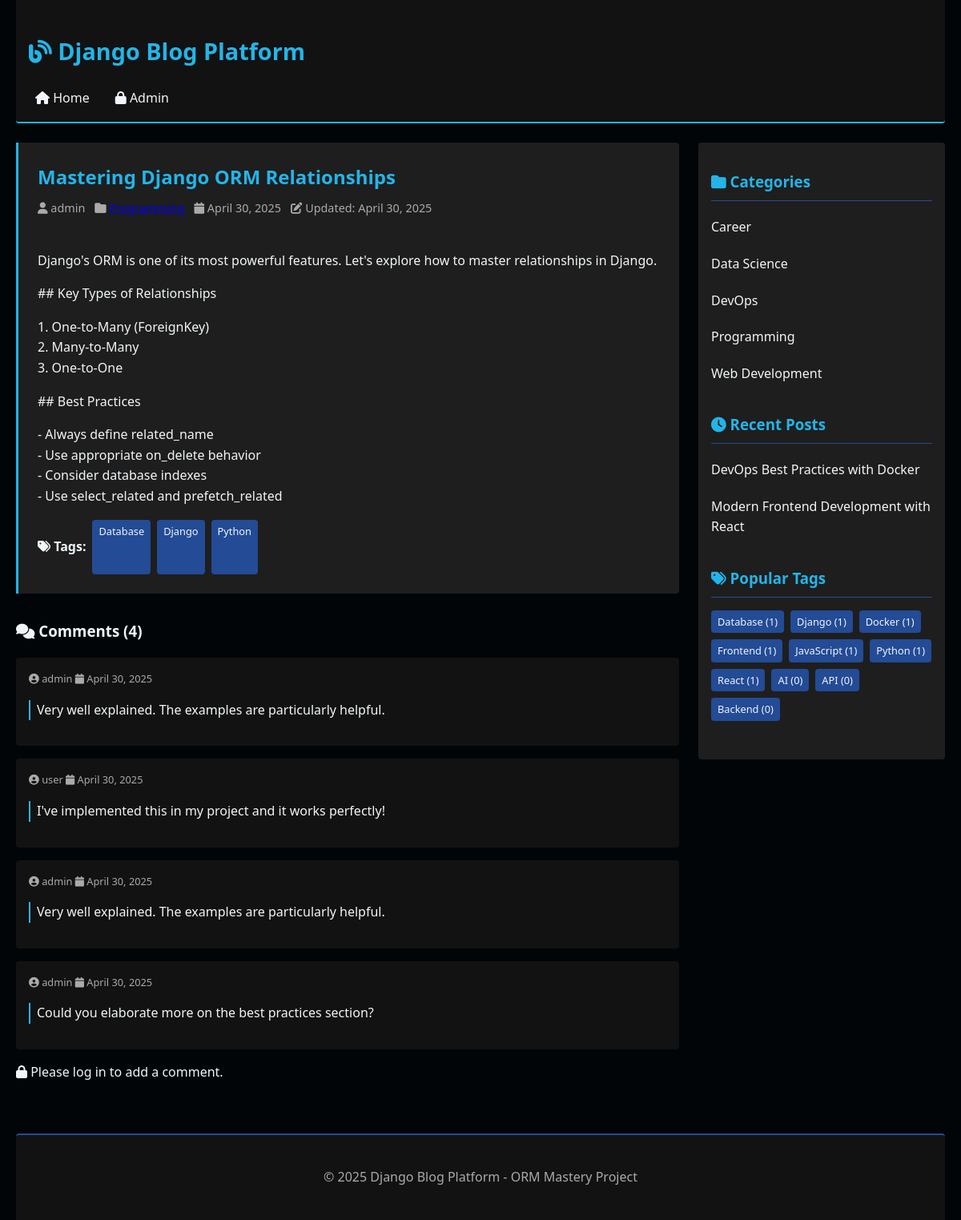
Page /post/mastering-django-orm-relationships/ on the earlier database version.
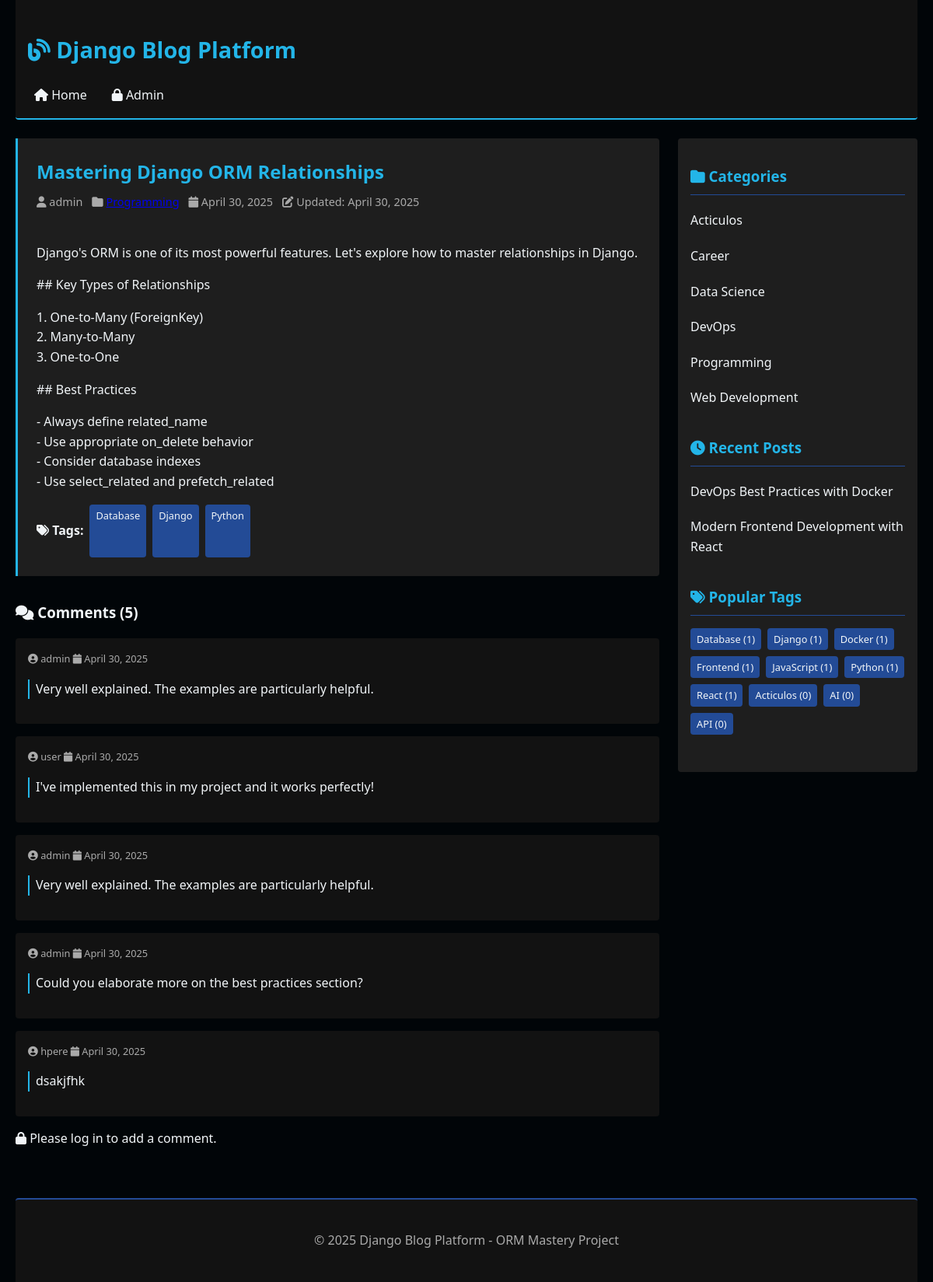
Same page on the later database version.
### blog/models.py (models this page shows, shortened)
class Post(models.Model):
    STATUS_CHOICES = (
        ('draft', 'Draft'),
        ('published', 'Published'),
    )
    title = models.CharField(max_length=200)
    slug = models.SlugField(unique=True, max_length=200)
    content = models.TextField()
    featured_image = models.ImageField(upload_to='posts/', blank=True)
    created_at = models.DateTimeField(auto_now_add=True)
    updated_at = models.DateTimeField(auto_now=True)
    published_at = models.DateTimeField(null=True, blank=True)
    status = models.CharField(max_length=10, choices=STATUS_CHOICES, default='draft')
    author = models.ForeignKey(User, on_delete=models.CASCADE, related_name='posts')
    category = models.ForeignKey(Category, on_delete=models.CASCADE, related_name='posts')
    tags = models.ManyToManyField(Tag, related_name='posts', blank=True)
    objects = models.Manager()  # Default manager
    blog_objects = PostManager()  # Custom manager
    class Meta:
        ordering = ['-created_at']
        indexes = [
            models.Index(fields=['-created_at']),
        ]

class Tag(models.Model):
    name = models.CharField(max_length=50)
    slug = models.SlugField(unique=True)
    class Meta:
        ordering = ['name']

class Comment(models.Model):
    post = models.ForeignKey(Post, on_delete=models.CASCADE, related_name='comments')
    author = models.ForeignKey(User, on_delete=models.CASCADE, related_name='comments')
    content = models.TextField()
    created_at = models.DateTimeField(auto_now_add=True)
    is_approved = models.BooleanField(default=False)
    objects = models.Manager()  # Default manager
    blog_objects = CommentManager()  # Custom manager
    class Meta:
        ordering = ['created_at']
        indexes = [
            models.Index(fields=['created_at']),
        ]

class Category(models.Model):
    name = models.CharField(max_length=100)
    slug = models.SlugField(unique=True)
    description = models.TextField(blank=True)
    class Meta:
        verbose_name_plural = "categories"
        ordering = ['name']

### blog/views.py (the view)
# urls.py: path('post/<slug:slug>/', views.PostDetailView.as_view(), name='post_detail'),
class PostDetailView(DetailView):
    model = Post
    template_name = 'blog/post_detail.html'
    context_object_name = 'post'
    def get_queryset(self):
        return Post.blog_objects.published()
    def get_context_data(self, **kwargs):
        context = super().get_context_data(**kwargs)
        context['comments'] = self.object.comments.filter(is_approved=True)
        context['categories'] = Category.objects.all()
        context['tags'] = Tag.objects.annotate(
            posts_count=Count('posts')
        ).order_by('-posts_count')[:10]
        recent_posts = Post.blog_objects.recent_posts().exclude(id=self.object.id)
        context['recent_posts'] = recent_posts[:5]  # Ajustar el slicing después del filtro
        return context

### blog/managers.py (called while the page is built)
    def published(self):
        return self.filter(
            status='published',
            published_at__lte=timezone.now()
        )

    def recent_posts(self):
        return self.published().order_by('-published_at')

### blog/templates/blog/post_detail.html (shortened to what this page needs)
{% extends "blog/base.html" %}
{% block content %}
    <article class="post">
        <h2 class="post__title">{{ post.title }}</h2>
        <div class="post__meta">
            <span><i class="fas fa-user"></i> {{ post.author.username }}</span>
            <span><i class="fas fa-folder"></i> <a href="{% url 'blog:category_detail' post.category.slug %}">{{ post.category.name }}</a></span>
            <span><i class="fas fa-calendar"></i> {{ post.created_at|date:"F j, Y" }}</span>
            {% if post.updated_at %}
                <span><i class="fas fa-edit"></i> Updated: {{ post.updated_at|date:"F j, Y" }}</span>
            {% endif %}
        </div>
        <div class="post__content">
            {{ post.content|linebreaks }}
        </div>
        {% if post.tags.all %}
            <div class="post__tags">
                <h4><i class="fas fa-tags"></i> Tags:</h4>
                {% for tag in post.tags.all %}
                    <a href="{% url 'blog:tag_detail' tag.slug %}" class="tag">
                        {{ tag.name }}
                    </a>
                {% endfor %}
            </div>
        {% endif %}
    </article>
    <section class="comments">
        <h3><i class="fas fa-comments"></i> Comments ({{ comments.count }})</h3>
        {% for comment in comments %}
            <div class="comment">
                <div class="comment__meta">
                    <i class="fas fa-user-circle"></i> {{ comment.author.username }}
                    <span><i class="fas fa-calendar"></i> {{ comment.created_at|date:"F j, Y" }}</span>
                </div>
                <div class="comment__content">
                    {{ comment.content|linebreaks }}
                </div>
            </div>
        {% empty %}
            <p><i class="fas fa-info-circle"></i> No comments yet. Be the first to comment!</p>
        {% endfor %}
        {% if user.is_authenticated %}
            <div class="form">
                <h3 class="form__title"><i class="fas fa-comment"></i> Add a Comment</h3>
                <a href="{% url 'blog:add_comment' post.slug %}" class="form__button">
                    <i class="fas fa-pencil-alt"></i> Write a comment
                </a>
            </div>
        {% else %}
            <p><i class="fas fa-lock"></i> Please log in to add a comment.</p>
        {% endif %}
    </section>
{% endblock %}

### blog/templates/blog/base.html (shortened to what this page needs)
<!DOCTYPE html>
<html lang="en">
<head>
    <link rel="stylesheet" href="https://cdnjs.cloudflare.com/ajax/libs/font-awesome/6.4.0/css/all.min.css">
    <link rel="stylesheet" href="/static/css/style.css">
</head>
<body>
    <header class="header">
        <h1><a href="{% url 'blog:post_list' %}" class="header__title">
            <i class="fas fa-blog"></i> Django Blog Platform
        </a></h1>
        <nav class="header__nav">
            <ul class="header__nav-list">
                <li><a href="{% url 'blog:post_list' %}" class="header__nav-link">
                    <i class="fas fa-home"></i> Home
                </a></li>
                <li><a href="{% url 'admin:index' %}" class="header__nav-link">
                    <i class="fas fa-lock"></i> Admin
                </a></li>
            </ul>
        </nav>
    </header>
    <div class="layout">
        <main class="layout__main">
            {% block content %}{% endblock %}
        </main>
        <aside class="layout__sidebar">
            <section class="sidebar__section">
                <h3 class="sidebar__title">
                    <i class="fas fa-folder"></i> Categories
                </h3>
                <ul class="sidebar__list">
                    {% for category in categories %}
                        <li class="sidebar__item">
                            <a href="{% url 'blog:category_detail' category.slug %}" class="sidebar__link">
                                {{ category.name }} {% if category.posts_count %}({{ category.posts_count }}){% endif %}
                            </a>
                        </li>
                    {% empty %}
                        <li class="sidebar__item">No categories available</li>
                    {% endfor %}
                </ul>
            </section>
            <section class="sidebar__section">
                <h3 class="sidebar__title">
                    <i class="fas fa-clock"></i> Recent Posts
                </h3>
                <ul class="sidebar__list">
                    {% for post in recent_posts %}
                        <li class="sidebar__item">
                            <a href="{% url 'blog:post_detail' post.slug %}" class="sidebar__link">
                                {{ post.title }}
                            </a>
                        </li>
                    {% empty %}
                        <li class="sidebar__item">No recent posts</li>
                    {% endfor %}
                </ul>
            </section>
            <section class="sidebar__section">
                <h3 class="sidebar__title">
                    <i class="fas fa-tags"></i> Popular Tags
                </h3>
                <div class="post__tags">
                    {% for tag in tags %}
                        <a href="{% url 'blog:tag_detail' tag.slug %}" class="tag">
                            {{ tag.name }} ({{ tag.posts_count }})
                        </a>
                    {% empty %}
                        <p>No tags available</p>
                    {% endfor %}
                </div>
            </section>
        </aside>
    </div>
    <footer class="footer">
        <p>&copy; {% now "Y" %} Django Blog Platform - ORM Mastery Project</p>
    </footer>
</body>
</html>

### static/css/style.css (style rules this page uses)
:root { --color-primary: #23B5E8; --color-secondary: #234B96; --color-success: #23B58B; --color-warning: #E8B523; --color-danger: #E23B58; --color-black: #010508; --color-white: #F1F5F8; }
body { font-family: 'Segoe UI', Tahoma, Geneva, Verdana, sans-serif; line-height: 1.6; color: var(--color-white); background-color: var(--color-black); max-width: 1200px; margin: 0 auto; padding: 0 20px; }
.header { background-color: #121212; padding: 1rem; margin-bottom: 1.5rem; border-bottom: 2px solid var(--color-primary); border-radius: 0 0 4px 4px; }
.header__title { color: var(--color-primary); text-decoration: none; font-size: 1.8rem; }
.header__nav { margin-top: 0.5rem; }
.header__nav-list { display: flex; list-style: none; padding: 0; margin: 0; gap: 1rem; }
.header__nav-link { color: var(--color-white); text-decoration: none; padding: 0.5rem; border-radius: 4px; transition: all 0.3s ease; }
.layout { display: flex; flex-wrap: wrap; gap: 1.5rem; }
.layout__main { flex: 3; min-width: 60%; }
.layout__sidebar { flex: 1; min-width: 250px; background-color: #1E1E1E; padding: 1rem; border-radius: 4px; align-self: flex-start; }
.post { background-color: #1E1E1E; border-left: 3px solid var(--color-primary); padding: 1.5rem; margin-bottom: 1.5rem; border-radius: 0 4px 4px 0; transition: transform 0.3s ease, box-shadow 0.3s ease; }
.post__title { color: var(--color-primary); margin-top: 0; margin-bottom: 0.5rem; }
.post__meta { color: #AAAAAA; font-size: 0.9rem; margin-bottom: 1rem; display: flex; flex-wrap: wrap; gap: 0.75rem; }
.post__content { margin-top: 1rem; }
.post__tags { margin-top: 1rem; display: flex; flex-wrap: wrap; gap: 0.5rem; }
.tag { background-color: var(--color-secondary); color: var(--color-white); padding: 0.25rem 0.5rem; border-radius: 4px; font-size: 0.8rem; text-decoration: none; transition: all 0.3s ease; }
.comments { margin-top: 2rem; }
.comment { background-color: #121212; padding: 1rem; margin-bottom: 1rem; border-radius: 4px; }
.comment__meta { color: #AAAAAA; font-size: 0.8rem; margin-bottom: 0.5rem; }
.comment__content { padding-left: 0.5rem; border-left: 2px solid var(--color-primary); }
.sidebar__section { margin-bottom: 2rem; }
.sidebar__title { color: var(--color-primary); border-bottom: 1px solid var(--color-secondary); padding-bottom: 0.5rem; margin-bottom: 1rem; }
.sidebar__list { list-style: none; padding: 0; }
.sidebar__item { margin-bottom: 0.75rem; }
.sidebar__link { color: var(--color-white); text-decoration: none; padding: 0.25rem 0; display: block; transition: all 0.3s ease; }
.footer { background-color: #121212; color: #AAAAAA; padding: 1.5rem; margin-top: 3rem; text-align: center; border-top: 2px solid var(--color-secondary); border-radius: 4px 4px 0 0; }

Differences in the rows shown:
no longer on this page (row unchanged): Tag: name "Backend", posts_count "0", shown under "Popular Tags"
added Comment: author.username "hpere", created_at "April 30, 2025", content "dsakjfhk"
added Category: name "Acticulos"
added Tag: name "Acticulos", posts_count "0", shown under "Popular Tags"
Other differences:
{{ comments.count }}: "4" → "5"
